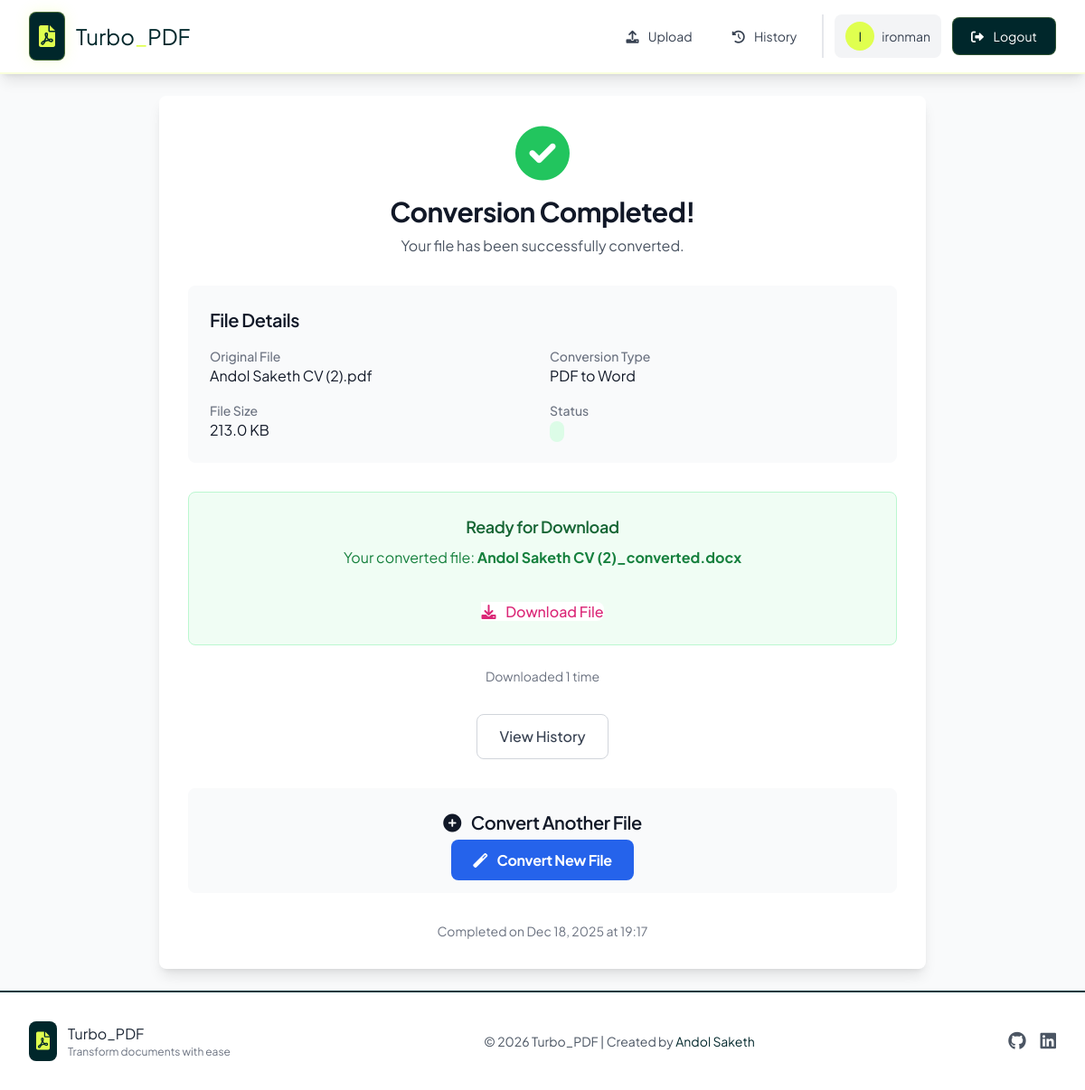
The page /converter/result/144/ (signed in) on the database its author committed.
### apps/conversions/models.py (models this page shows, shortened)
class ConversionRequest(models.Model):
    CONVERSION_TYPES = [
        ('pdf_to_word', 'PDF to Word'),
        ('word_to_pdf', 'Word to PDF'),
        ('pdf_to_excel', 'PDF to Excel'),
        ('excel_to_pdf', 'Excel to PDF'),
        ('pdf_to_image', 'PDF to Image'),
        ('image_to_pdf', 'Image to PDF'),
    ]
    user = models.ForeignKey(User, on_delete=models.CASCADE, null=True, blank=True)
    conversion_type = models.CharField(max_length=20, choices=CONVERSION_TYPES)
    original_file = models.FileField(upload_to=user_upload_path)
    converted_file = models.FileField(upload_to=user_converted_path, blank=True, null=True)
    original_filename = models.CharField(max_length=255)
    converted_filename = models.CharField(max_length=255, blank=True)
    file_size = models.BigIntegerField()
    status = models.CharField(max_length=20, default='pending')
    error_message = models.TextField(blank=True)
    created_at = models.DateTimeField(default=timezone.now)
    completed_at = models.DateTimeField(blank=True, null=True)
    download_count = models.IntegerField(default=0)

### apps/conversions/views.py (the view)
# urls.py: path('result/<int:conversion_id>/', views.ConversionDetailView.as_view(), name='convert_detail'),
class ConversionDetailView(DetailView):
    model = ConversionRequest
    template_name = 'conversions/result.html'
    context_object_name = 'conversion'
    pk_url_kwarg = 'conversion_id'
    def get_queryset(self):
        if self.request.user.is_authenticated:
            return ConversionRequest.objects.filter(user=self.request.user)
        return ConversionRequest.objects.filter(id__in=self.request.session.get('guest_conversions', []))

### apps/conversions/templates/conversions/result.html (shortened to what this page needs)
{% extends 'base.html' %}
{% load static %}
{% block content %}
<div class="max-w-4xl mx-auto p-6">
    <div class="bg-white dark:bg-gray-800 rounded-lg shadow-lg p-8">
        <div class="text-center mb-8">
            {% if conversion.status == 'completed' %}
                <div class="text-green-500 text-6xl mb-4">
                    <i class="fas fa-check-circle"></i>
                </div>
                <h1 class="text-3xl font-bold text-gray-900 dark:text-white mb-2">
                    Conversion Completed!
                </h1>
                <p class="text-gray-600 dark:text-gray-300">
                    Your file has been successfully converted.
                </p>
            {% endif %}
        </div>
        <div class="bg-gray-50 dark:bg-gray-700 rounded-lg p-6 mb-8">
            <h2 class="text-xl font-semibold text-gray-900 dark:text-white mb-4">
                File Details
            </h2>
            <div class="grid grid-cols-1 md:grid-cols-2 gap-4">
                <div>
                    <label class="block text-sm font-medium text-gray-500 dark:text-gray-400">
                        Original File
                    </label>
                    <p class="text-gray-900 dark:text-white">
                        {{ conversion.original_filename }}
                    </p>
                </div>
                <div>
                    <label class="block text-sm font-medium text-gray-500 dark:text-gray-400">
                        Conversion Type
                    </label>
                    <p class="text-gray-900 dark:text-white">
                        {{ conversion.get_conversion_type_display }}
                    </p>
                </div>
                <div>
                    <label class="block text-sm font-medium text-gray-500 dark:text-gray-400">
                        File Size
                    </label>
                    <p class="text-gray-900 dark:text-white">
                        {{ conversion.file_size|filesizeformat }}
                    </p>
                </div>
                <div>
                    <label class="block text-sm font-medium text-gray-500 dark:text-gray-400">
                        Status
                    </label>
                    <p class="text-gray-900 dark:text-white">
                        <span class="px-2 py-1 rounded-full text-xs font-medium
                            {% if conversion.status == 'completed' %}bg-green-100 text-green-800
                            {% elif conversion.status == 'processing' %}bg-blue-100 text-blue-800
                            {% elif conversion.status == 'failed' %}bg-red-100 text-red-800
                            {% else %}bg-yellow-100 text-yellow-800{% endif %}">
                        </span>
                    </p>
                </div>
            </div>
        </div>
        {% if conversion.status == 'completed' %}
            <div class="text-center mb-8">
                <div class="bg-green-50 dark:bg-green-900 border border-green-200 dark:border-green-700 rounded-lg p-6 mb-6">
                    <h3 class="text-lg font-semibold text-green-800 dark:text-green-200 mb-2">
                        Ready for Download
                    </h3>
                    <p class="text-green-700 dark:text-green-300 mb-4">
                        Your converted file: <strong>{{ conversion.converted_filename }}</strong>
                    </p>
                    {% if user.is_authenticated %}
                        <a href="{% url 'conversions:download' conversion.id %}"
                           class="bg-white text-pink-600 hover:bg-pink-600 hover:text-white ... font-medium rounded-lg transition-colors duration-200">
                             <svg class="size-5 stroke-current ..." fill="none">
                            </svg>
                            <i class="fas fa-download mr-2"></i>
                            Download File
                        </a>
                    {% endif %}
                </div>
                {% if conversion.download_count > 0 %}
                    <p class="text-sm text-gray-500 dark:text-gray-400">
                        Downloaded {{ conversion.download_count }} time{{ conversion.download_count|pluralize }}
                    </p>
                {% endif %}
            </div>
        {% endif %}
        <div class="flex flex-col sm:flex-row gap-4 justify-center mb-8">
            {% if user.is_authenticated %}
                <a href="{% url 'conversions:history' %}"
                   class="px-6 py-3 border border-gray-300 dark:border-gray-600 text-gray-700 dark:text-gray-300 hover:bg-gray-50 dark:hover:bg-gray-700 font-medium rounded-lg text-center transition-colors duration-200">
                    View History
                </a>
            {% else %}
                <a href="/"
                   class="px-6 py-3 border border-gray-300 dark:border-gray-600 text-gray-700 dark:text-gray-300 hover:bg-gray-50 dark:hover:bg-gray-700 font-medium rounded-lg text-center transition-colors duration-200">
                    Back to Home
                </a>
            {% endif %}
        </div>
        <div class="bg-gray-50 dark:bg-gray-700 rounded-lg p-6">
            <h2 class="text-xl font-semibold text-gray-900 dark:text-white mb-4 text-center">
                <i class="fas fa-plus-circle mr-2"></i>
                Convert Another File
            </h2>
            <div class="text-center">
                <a href="/home/"
                   class="w-full bg-blue-600 hover:bg-blue-700 text-white font-bold py-3 px-6 rounded-lg transition-colors duration-200">
                    <i class="fas fa-magic mr-2"></i>
                    Convert New File
                </a>
            </div>
        </div>
        {% if conversion.completed_at %}
            <div class="mt-8 text-center text-sm text-gray-500 dark:text-gray-400">
                <p>Completed on {{ conversion.completed_at|date:"M d, Y \a\t H:i" }}</p>
            </div>
        {% endif %}
    </div>
</div>
{% endblock %}

### apps/conversions/templates/base.html (shortened to what this page needs)
<!DOCTYPE html>
<html lang="en">
<head>
    <script src="https://cdn.tailwindcss.com"></script>
    <link rel="stylesheet" href="https://cdnjs.cloudflare.com/ajax/libs/font-awesome/6.0.0/css/all.min.css">
</head>
<body class="bg-gray-50 dark:bg-[#00272b] min-h-screen flex flex-col">
    <nav class="bg-white dark:bg-[#00272b] shadow-lg border-b-2 border-[#e0ff4f]/20">
        <div class="max-w-7xl mx-auto px-4 sm:px-6 lg:px-8">
            <div class="flex justify-between h-20">
                <div class="flex items-center">
                    <a href="/" class="flex items-center space-x-3 group">
                        <div class="relative">
                            <div class="relative bg-[#00272b] p-2.5 rounded-lg border border-[#e0ff4f]/30">
                                <i class="fas fa-file-pdf text-2xl text-[#e0ff4f]"></i>
                            </div>
                        </div>
                        <span class="text-2xl text-[#00272b] dark:text-[#e0ff4f]">
                            Turbo<span class="text-[#e0ff4f]">_</span>PDF
                        </span>
                    </a>
                </div>
                <div class="flex items-center space-x-3">
                    {% if user.is_authenticated %}
                        <a href="{% url 'conversions:upload' %}"
                           class="relative text-gray-700 dark:text-gray-300 hover:text-[#00272b] dark:hover:text-[#e0ff4f] px-4 py-2.5 rounded-lg text-sm transition-all duration-200 group">
                            <i class="fas fa-upload mr-2"></i>
                            <span>Upload</span>
                        </a>
                        <a href="{% url 'conversions:history' %}"
                           class="relative text-gray-700 dark:text-gray-300 hover:text-[#00272b] dark:hover:text-[#e0ff4f] px-4 py-2.5 rounded-lg text-sm transition-all duration-200 group">
                            <i class="fas fa-history mr-2"></i>
                            <span>History</span>
                        </a>
                        <div class="flex items-center space-x-3 ml-2 pl-3 border-l-2 border-gray-200 dark:border-[#00383d]">
                            <div class="flex items-center space-x-2 px-3 py-2 bg-gray-100 dark:bg-[#00383d] rounded-lg">
                                <div class="w-8 h-8 bg-[#e0ff4f] rounded-full flex items-center justify-center">
                                    <span class="text-[#00272b] text-sm">{{ user.username.0|upper }}</span>
                                </div>
                                <span class="text-sm  text-gray-700 dark:text-gray-300">{{ user.username }}</span>
                            </div>
                            <a href="/logout/"
                               class="bg-[#00272b] dark:bg-[#00383d] text-white dark:text-[#e0ff4f] border border-[#e0ff4f]/20 px-5 py-2.5 rounded-lg text-sm hover:bg-red-600 hover:text-white transition-all duration-200">
                                <i class="fas fa-sign-out-alt mr-2"></i>
                                Logout
                            </a>
                        </div>
                    {% endif %}
                </div>
            </div>
        </div>
    </nav>
    <main class="flex-grow">
        {% block content %}
        {% endblock %}
    </main>
    <footer class="bg-white dark:bg-[#00272b] border-t-2 border-[#00383d] mt-auto">
        <div class="max-w-7xl mx-auto py-8 px-4 sm:px-6 lg:px-8">
            <div class="flex flex-col md:flex-row justify-between items-center space-y-4 md:space-y-0">
                <div class="flex items-center space-x-3">
                    <div class="bg-[#00272b] dark:bg-[#e0ff4f] p-2 rounded-lg">
                        <i class="fas fa-file-pdf text-xl text-[#e0ff4f] dark:text-[#00272b]"></i>
                    </div>
                    <div>
                        <p class="text-gray-800 dark:text-white">Turbo_PDF</p>
                        <p class="text-gray-500 dark:text-[#e0ff4f]/60 text-xs">Transform documents with ease</p>
                    </div>
                </div>
                <div class="text-center">
                    <p class="text-gray-600 dark:text-gray-400 text-sm">
                        © 2026 Turbo_PDF | Created by
                        <span class="text-[#00272b] dark:text-[#e0ff4f]">
                            Andol Saketh
                        </span>
                    </p>
                </div>
                <div class="flex items-center space-x-4">
                    <a href="#" class="text-gray-600 dark:text-gray-400 hover:text-[#e0ff4f] transition-colors">
                        <i class="fab fa-github text-xl"></i>
                    </a>
                    <a href="https://www.linkedin.com/in/andol-saketh" class="text-gray-600 dark:text-gray-400 hover:text-[#e0ff4f] transition-colors">
                        <i class="fab fa-linkedin text-xl"></i>
                    </a>
                </div>
            </div>
        </div>
    </footer>
</body>
</html>

### apps/conversions/templates/base.html (style rules this page uses)
:root { --bg-primary: #00272b; --bg-secondary: #00383d; --text-primary: #ffffff; --text-secondary: #e0ff4f; --accent: #e0ff4f; --font-main: 'Plus Jakarta Sans', sans-serif; }
body { font-family: var(--font-main); -webkit-font-smoothing: antialiased; -moz-osx-font-smoothing: grayscale; }
h1, h2, h3, .font-bold { font-weight: 800; letter-spacing: -0.02em; }

### rows shown on the page
ConversionRequest: original_filename "Andol Saketh CV (2).pdf", conversion_type "PDF to Word", file_size|filesizeformat "213.0 KB", converted_filename "Andol Saketh CV (2)_converted.docx", download_count "1", completed_at "Dec 18, 2025 at 19:17"

### other values the page prints
{{ user.username.0|upper }} "I"
{{ user.username }} "ironman"
